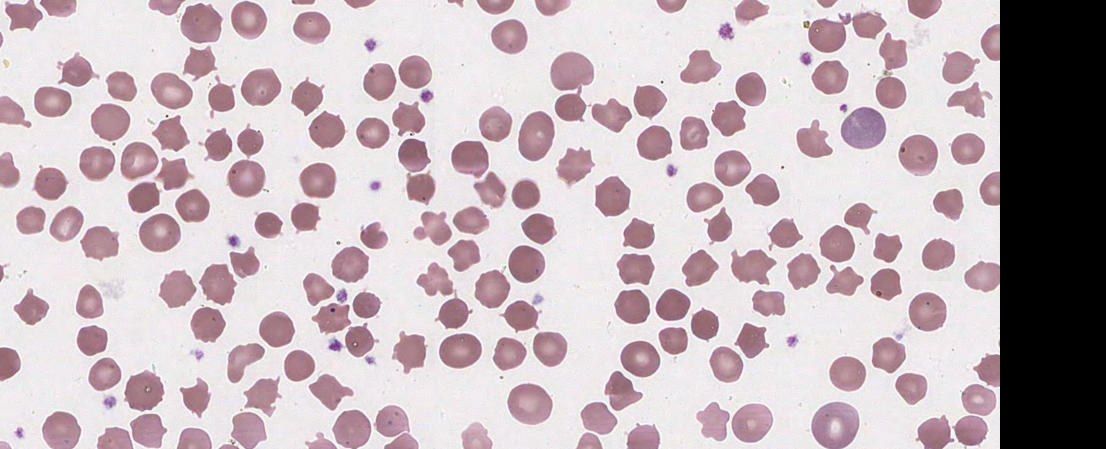
#> input picture RBC Images/LeicaWebViewerSnapshot (10).jpg, 2212 x 898 px, found by its file name (shown at 1/2 size); its folder holds only this picture in this run
$ python LabelGeneration.py
#> lines starting #> are read from the running program, lines starting #| are printed output that depends on the picture; after the words box and inside, x2 and y2 are one past the last pixel; in counts of white or black regions, pixels touching at a corner belong together
#> in label_cells, img is the input picture: shape (898, 2212, 3); mean B, G, R 187, 181.9, 196
import cv2
import os
import numpy as np
from matplotlib import pyplot as plt
from tqdm import tqdm

input_dir = r"C:\Users\dalki\Desktop\RBC Images"  # Raw Smear Images
output_dir = r"C:\Users\dalki\Downloads\OutputRBCs"
min_cell_area = 1000
max_cell_area = 10000
display_size = (256, 256)

# Create output folders
os.makedirs(f"{output_dir}/acanthocyteTest", exist_ok=True)
os.makedirs(f"{output_dir}/not_acanthocyteTest", exist_ok=True)

def segment_rbc(image):
    gray = cv2.cvtColor(image, cv2.COLOR_BGR2GRAY)
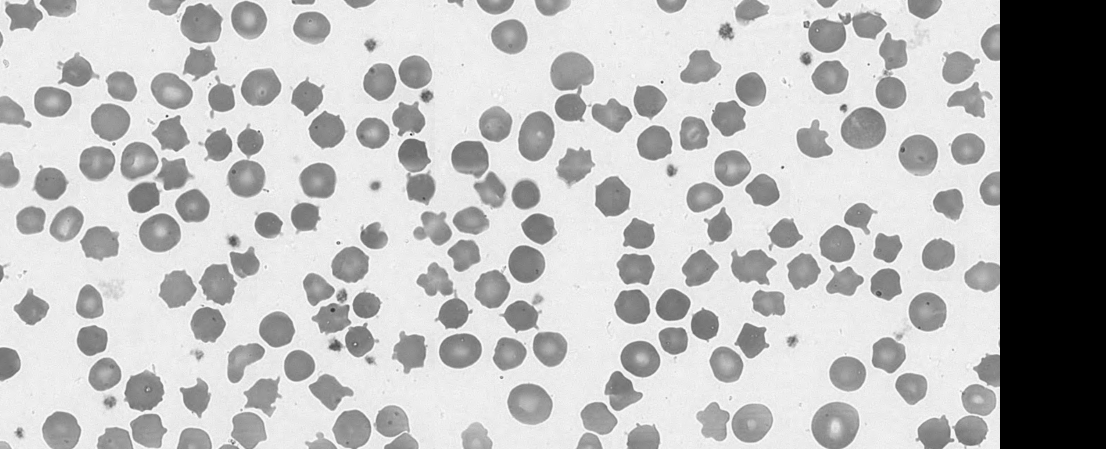
#> gray: shape (898, 2212) (shown at 1/2 size); min 0, max 255, mean 186.7
    blurred = cv2.GaussianBlur(gray, (5, 5), 0)
    _, thresh = cv2.threshold(blurred, 120, 255, cv2.THRESH_BINARY_INV + cv2.THRESH_OTSU)
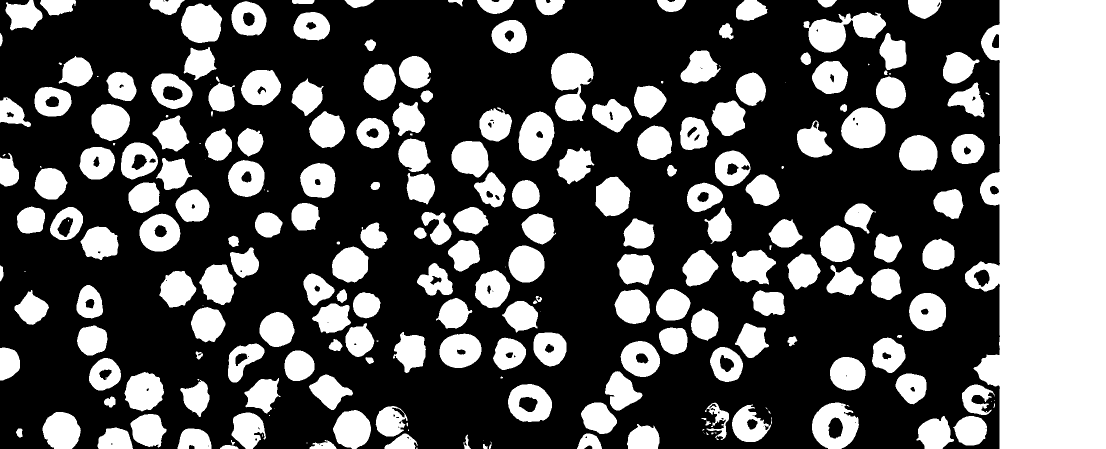
#> thresh: shape (898, 2212) (shown at 1/2 size); 34.9% white; 243 white regions (43 under 20 px), largest, box (x1, y1, x2, y2) and area: (1930, 0, 2212, 898) 199572, (1102, 105, 1187, 242) 7709, (1607, 24, 1772, 105) 7039
    kernel = cv2.getStructuringElement(cv2.MORPH_ELLIPSE, (3, 3))
    cleaned = cv2.morphologyEx(thresh, cv2.MORPH_OPEN, kernel, iterations=1)
#> cleaned: shape (898, 2212); 34.9% white; 227 white regions (24 under 20 px)
    contours, _ = cv2.findContours(cleaned, cv2.RETR_EXTERNAL, cv2.CHAIN_APPROX_SIMPLE)
#> contours = 227 contours, 34 with area under 20; largest, box (x1, y1, x2, y2) and area: (1930, 0, 2212, 898) 199578, (1102, 105, 1187, 242) 7474, (1617, 24, 1772, 105) 6670, (1624, 805, 1718, 898) 6376, (1682, 215, 1771, 297) 5570

    cells = []
    for cnt in contours:
        area = cv2.contourArea(cnt)
        if min_cell_area < area < max_cell_area:
            x, y, w, h = cv2.boundingRect(cnt)
            cell_img = image[y:y+h, x:x+w]
            cells.append(cell_img)
#> this loop made 227 passes
#> (area, x, y, w, h) on passes 12, 16, 18, 19, 24, 25, 26, 27, 28, 31, 33, 34: (1187.5, 769, 867, 65, 31), (2114.5, 355, 857, 68, 41), (2280.5, 195, 855, 71, 43), (2490, 1254, 848, 65, 50), (2941, 1907, 832, 67, 59), (3242.5, 1833, 832, 75, 66), (3350, 261, 828, 72, 67), (3362.5, 463, 825, 69, 73), (4316.5, 85, 824, 77, 74), (4331.5, 666, 820, 76, 78), (2510, 751, 812, 64, 61), (3500, 1464, 810, 78, 74)
#> area on passes 2, 4, 6, 10, 11, 17: 189, 47, 508.5, 129.5, 996, 156
#> after the loop, cells = 152 items
    return cells

def overlay_text(image, text):
    font = cv2.FONT_HERSHEY_SIMPLEX
    font_scale = 0.5
    color = (255, 255, 255)
    thickness = 1
    background_color = (0, 0, 0)

    text_size, _ = cv2.getTextSize(text, font, font_scale, thickness)
    text_w, text_h = text_size
    padding = 4

    # Draw background rectangle
    cv2.rectangle(image, (5, 5), (10 + text_w, 10 + text_h + padding), background_color, -1)
    # Put text
    cv2.putText(image, text, (8, 8 + text_h), font, font_scale, color, thickness)
    return image

def label_cells():
    img_files = [f for f in os.listdir(input_dir) if f.endswith(".jpg")]
    cell_count = 0
    all_cells = []

    # Pre-process all images to collect all RBCs
    for file in img_files:
        img = cv2.imread(os.path.join(input_dir, file))
        cells = segment_rbc(img)
#> cells = 152 items
        for cell in cells:
            all_cells.append(cell)
#> after the loop, all_cells = 152 items

    print(f"Total RBCs to label: {len(all_cells)}")
#| Total RBCs to label: 152

    # Progress bar for labeling
    for i, cell in enumerate(tqdm(all_cells, desc="Labeling RBCs")):
        cell_resized = cv2.resize(cell, display_size)
        label_text = "1 = Acanthocyte | 2 = Not Acanthocyte | s = Skip"
        labeled_img = overlay_text(cell_resized.copy(), label_text)
        cv2.imshow("Label RBC", labeled_img)
        key = cv2.waitKey(0)

        if key == ord('1'):
            label = "acanthocyteTest"
        elif key == ord('2'):
            label = "not_acanthocyteTest"
        elif key == ord('s'):
            continue  # skip
        else:
            print("Invalid key. Press 1, 2, or s.")
            continue

        save_path = os.path.join(output_dir, label, f"{label}_{cell_count}.jpg")
        cv2.imwrite(save_path, cell_resized)
        cell_count += 1
#> this loop made 152 passes; (key Esc is pressed on pass 1)
#| Invalid key. Press 1, 2, or s.
#| Invalid key. Press 1, 2, or s.
#| Invalid key. Press 1, 2, or s.
#| Invalid key. Press 1, 2, or s.
#| Invalid key. Press 1, 2, or s.
#| Invalid key. Press 1, 2, or s.
#| Invalid key. Press 1, 2, or s.
#| Invalid key. Press 1, 2, or s.
#> (further printed lines are left out)
#> pass 1, in label_cells, `cell_resized = cv2.resize(cell, display_size)`:
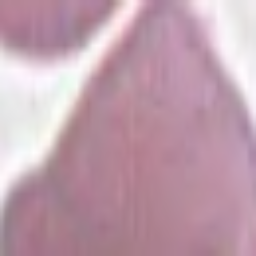
#> cell_resized: shape (256, 256, 3); mean of channels 0, 1, 2 172.6, 158.5, 191.3; drawn as B, G, R
#> pass 1, in label_cells, `labeled_img = overlay_text(cell_resized.copy(), label_text)`:
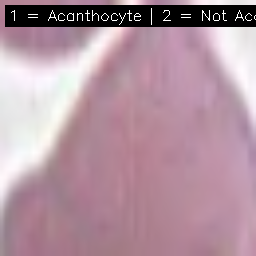
#> labeled_img: shape (256, 256, 3); mean of channels 0, 1, 2 158.9, 146.1, 176.2; drawn as B, G, R
#> pass 2, in label_cells, `cell_resized = cv2.resize(cell, display_size)`:
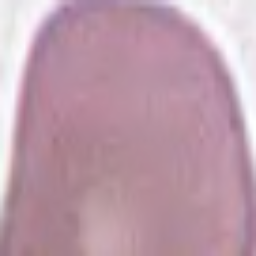
#> cell_resized: shape (256, 256, 3); mean of channels 0, 1, 2 169.3, 154.6, 188.2; drawn as B, G, R
#> pass 2, in label_cells, `labeled_img = overlay_text(cell_resized.copy(), label_text)`:
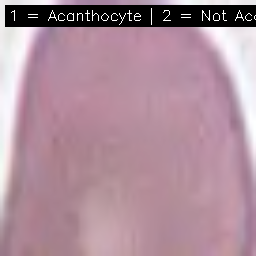
#> labeled_img: shape (256, 256, 3); mean of channels 0, 1, 2 154.4, 140.9, 172.7; drawn as B, G, R

    cv2.destroyAllWindows()

if __name__ == "__main__":
    label_cells()
